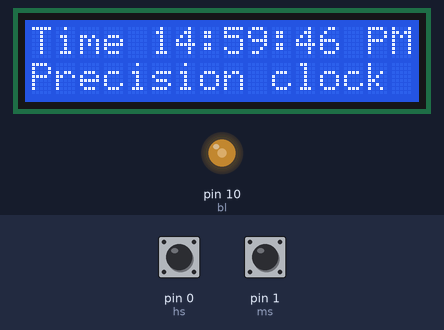
A sketch run on a simulated Arduino Uno, built with avr-gcc and run on an emulated ATmega328P. Parts: 16×2 character LCD, output pins drawn as LEDs (lit = HIGH). Inputs (shaded band) come from the test bench; at power-on: pin 0 (hs) HIGH, pin 1 (ms) HIGH. Pins used as bus, display or sensor lines are not drawn.

Above: at 1.2 s.
1.3 s: pin 0 (hs) pulled LOW for 1 s
At 2.8 s:
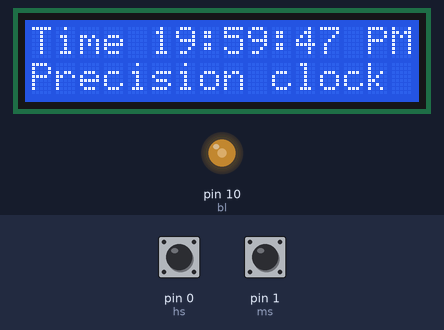
3.8 s: pin 1 (ms) pulled LOW for 3.2 s
At 7.8 s:
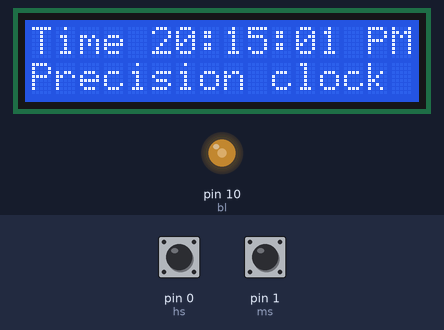
8.5 s: pin 0 (hs) pulled LOW for 0.2 s
At 9.8 s:
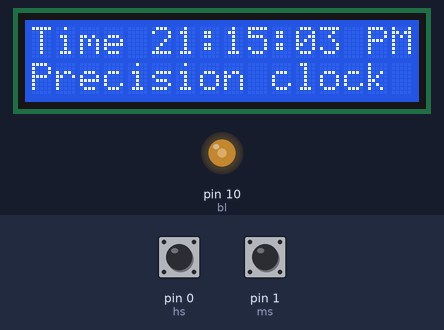
10.5 s: pin 1 (ms) pulled LOW for 0.2 s
At 41.3 s:
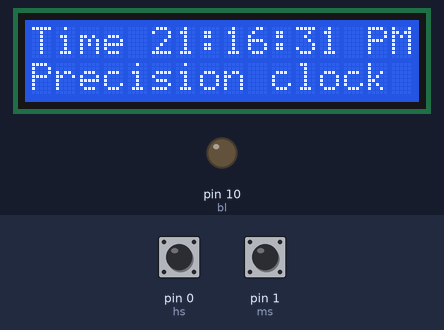
Timing chart, 0 to 42.5 s (numbered marks = the images above; inputs shaded):
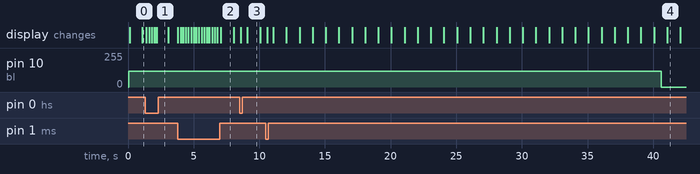

Measured:
- after the input at 10.5 s, pin 10 (bl): 120/255 → 0/255 after 30.1 s instead of 28.1 s
- what the display in image 2 shows lasts 1.0 s, from 7.1 s to 8.1 s

The sketch:

clock.ino
```cpp
/*
 ###  simplest ever Arduino UNO digital clock  ###

 This clock needs only a 1602 LCD 2X16 and 2 push buttons

 No Potentiometer for contrast, no resistors for pull-up or backlight !!!!

 * The simplest clock ever made with a Arduino UNO *

 Button Functions:

 - short stroke on one of the buttons put Backlight on for 30 s

 Time settings
 - Press on H increments the Hours
 - Press on M increments the Minutes and resets the seconds
*/

#include "LiquidCrystal.h"

// This defines the LCD wiring to the DIGITALpins
const int rs = 2, en = 3, d4 = 4, d5 = 5, d6 = 6, d7 = 7;
LiquidCrystal lcd(rs, en, d4, d5, d6, d7);

// Digital LCD Constrast setting
int cs = 9;               // pin 9 for contrast PWM
const int contrast = 100; // default contrast

// initial Time display is 12:59:45 PM
int h = 14;
int m = 59;
int s = 45;
int flag = 1; // PM

// Time Set Buttons
int button1;
int button2;

// Pins definition for Time Set Buttons
int hs = 0; // pin 0 for Hours Setting
int ms = 1; // pin 1 for Minutes Setting

// Backlight Time Out
const int Time_light = 150;
int bl_TO = Time_light;    // Backlight Time-Out
int bl = 10;               // Backlight pin
const int backlight = 120; // no more then 7mA !!!

// For accurate Time reading, use Arduino Real Time Clock and not just delay()
static uint32_t last_time, now = 0; // RTC

void setup()
{
    lcd.begin(16, 2);
    pinMode(hs, INPUT_PULLUP);  // avoid external Pullup resistors for Button 1
    pinMode(ms, INPUT_PULLUP);  // and Button 2
    analogWrite(cs, contrast);  // Adjust Contrast VO
    analogWrite(bl, backlight); // Turn on Backlight
    now = millis();             // read RTC initial value
}

void loop()
{
    lcd.begin(16, 2); // every second
                      // Update LCD Display
                      // Print TIME in Hour, Min, Sec + AM/PM
    lcd.setCursor(0, 0);
    lcd.print("Time ");
    if (h < 10)
        lcd.print("0"); // always 2 digits
    lcd.print(h);
    lcd.print(":");
    if (m < 10)
        lcd.print("0");
    lcd.print(m);
    lcd.print(":");
    if (s < 10)
        lcd.print("0");
    lcd.print(s);

    if (flag == 0)
        lcd.print(" AM");
    if (flag == 1)
        lcd.print(" PM");

    lcd.setCursor(0, 1); // for Line 2
    lcd.print("Precision clock");

    // improved replacement of delay(1000)
    // Much better accuracy, no more dependant of loop execution time

    for (int i = 0; i < 5; i++) // make 5 time 200ms loop, for faster Button response
    {

        while ((now - last_time) < 200) // delay200ms
        {
            now = millis();
        }
        // inner 200ms loop
        last_time = now; // prepare for next loop

        // read Setting Buttons
        button1 = digitalRead(hs); // Read Buttons
        button2 = digitalRead(ms);

        // Backlight time out
        bl_TO--;
        if (bl_TO == 0)
        {
            analogWrite(bl, 0); // Backlight OFF
            bl_TO++;
        }

        // Hit any to activate Backlight
        if (((button1 == 0) | (button2 == 0)) & (bl_TO == 1))
        {
            bl_TO = Time_light;
            analogWrite(bl, backlight);
            // wait until Button released
            while ((button1 == 0) | (button2 == 0))
            {
                button1 = digitalRead(hs); // Read Buttons
                button2 = digitalRead(ms);
            }
        }
        else
        // Process Button 1 or Button 2 when hit while Backlight on
        {
            if (button1 == 0)
            {
                h = h + 1;
                bl_TO = Time_light;
                analogWrite(bl, backlight);
            }

            if (button2 == 0)
            {
                s = 0;
                m = m + 1;
                bl_TO = Time_light;
                analogWrite(bl, backlight);
            }

            /* ---- manage seconds, minutes, hours am/pm overflow ----*/
            if (s == 60)
            {
                s = 0;
                m = m + 1;
            }
            if (m == 60)
            {
                m = 0;
                h = h + 1;
            }
            if (h == 13)
            {
                h = 1;
                flag = flag + 1;
                if (flag == 2)
                    flag = 0;
            }

            if ((button1 == 0) | (button2 == 0)) // Update display if time set button pressed
            {
                // Update LCD Display
                // Print TIME in Hour, Min, Sec + AM/PM
                lcd.setCursor(0, 0);
                lcd.print("Time ");
                if (h < 10)
                    lcd.print("0"); // always 2 digits
                lcd.print(h);
                lcd.print(":");
                if (m < 10)
                    lcd.print("0");
                lcd.print(m);
                lcd.print(":");
                if (s < 10)
                    lcd.print("0");
                lcd.print(s);

                if (flag == 0)
                    lcd.print(" AM");
                if (flag == 1)
                    lcd.print(" PM");

                lcd.setCursor(0, 1); // for Line 2
                lcd.print("Precision clock");
            }

        } // end if else
    }     // end for

    // outer 1000ms loop

    s = s + 1; // increment sec. counting

    // ---- manage seconds, minutes, hours am/pm overflow ----
    if (s == 60)
    {
        s = 0;
        m = m + 1;
    }
    if (m == 60)
    {
        m = 0;
        h = h + 1;
    }
    if (h == 13)
    {
        h = 1;
        flag = flag + 1;
        if (flag == 2)
            flag = 0;
    }

    // Loop end
}
```
